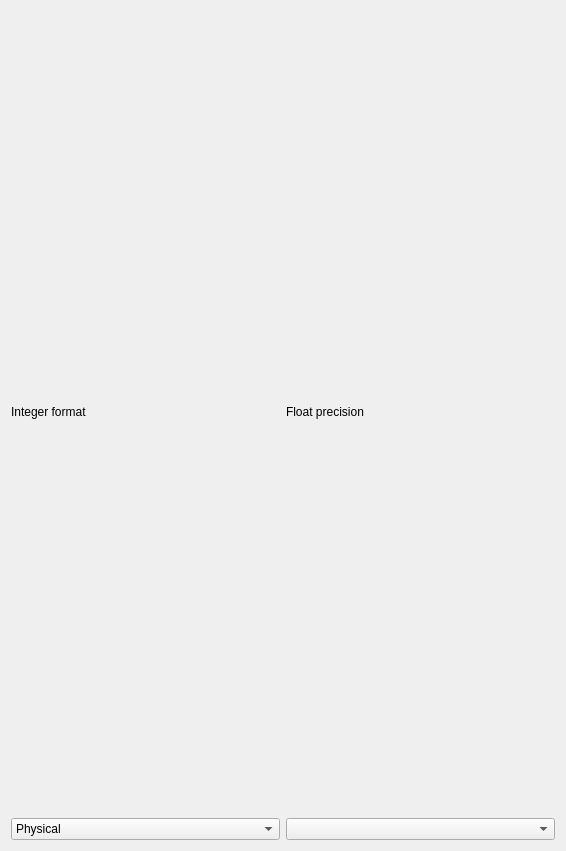
<?xml version="1.0" encoding="UTF-8"?>
<ui version="4.0">
 <class>NumericDisplay</class>
 <widget class="QWidget" name="NumericDisplay">
  <property name="geometry">
   <rect>
    <x>0</x>
    <y>0</y>
    <width>566</width>
    <height>851</height>
   </rect>
  </property>
  <property name="windowTitle">
   <string>Form</string>
  </property>
  <layout class="QVBoxLayout" name="verticalLayout">
   <item>
    <layout class="QGridLayout" name="gridLayout" columnstretch="0,0">
     <item row="1" column="1">
      <widget class="QComboBox" name="float_precision"/>
     </item>
     <item row="0" column="0">
      <widget class="QLabel" name="label_5">
       <property name="text">
        <string>Integer format</string>
       </property>
      </widget>
     </item>
     <item row="0" column="1">
      <widget class="QLabel" name="label_6">
       <property name="text">
        <string>Float precision</string>
       </property>
      </widget>
     </item>
     <item row="1" column="0">
      <widget class="QComboBox" name="format_selection">
       <item>
        <property name="text">
         <string>Physical</string>
        </property>
       </item>
       <item>
        <property name="text">
         <string>Hex</string>
        </property>
       </item>
       <item>
        <property name="text">
         <string>Binary</string>
        </property>
       </item>
      </widget>
     </item>
    </layout>
   </item>
  </layout>
 </widget>
 <resources>
  <include location="resource.qrc"/>
 </resources>
 <connections/>
</ui>
